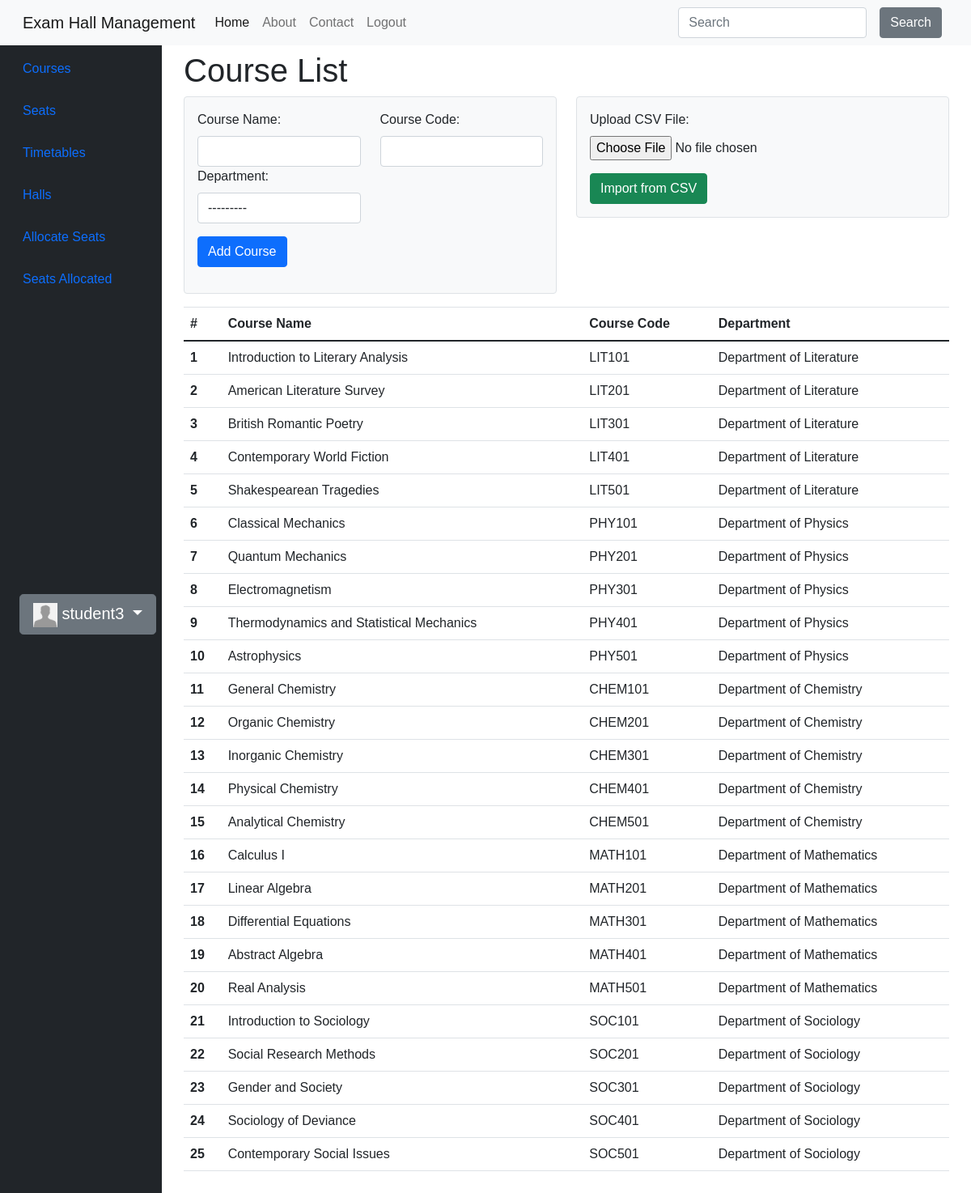
Page /main/courses/ (signed in) on the committed database.
### accounts/models.py (models this page shows, shortened)
class CustomUser(AbstractUser):
    email = models.EmailField(unique=True)
    first_name = models.CharField(max_length=30)
    middle_name = models.CharField(max_length=30, blank=True, null=True)
    last_name = models.CharField(max_length=30)
    date_of_birth = models.DateField(null=True, blank=True)
    user_type = models.CharField(max_length=20, verbose_name="User Type")
    slug = models.SlugField(unique=True, blank=True, null=True)
    objects = CustomUserManager()

class Profile(models.Model):
    user = models.OneToOneField(CustomUser, on_delete=models.CASCADE)
    avatar = models.ImageField(
        default='avatar.jpg', # default avatar
        upload_to='profile_avatars' # dir to store the image
    )

### main/models.py (models this page shows, shortened)
class Course(models.Model):
    name = models.CharField(max_length=100)
    code = models.CharField(max_length=8)
    department = models.ForeignKey(Department, on_delete=models.CASCADE)

class Department(models.Model):
    name = models.CharField(max_length=50)
    faculty = models.ForeignKey(Faculty, on_delete=models.CASCADE)
    def __str__(self):
        return f"Department of {self.name}"

### main/views.py (the view, shortened to what this page needs)
# urls.py: path('courses/', CourseCreateView.as_view(), name='courses'),
class CourseCreateView(View):
    template_name = 'main/courses.html'
    def get(self, request, *args, **kwargs):
        courses = Course.objects.all()
        form = CourseForm()
        return render(request, self.template_name, {'courses': courses, 'form': form})

### main/forms.py
class CourseForm(forms.ModelForm):
    class Meta:
        model = Course
        fields = ['name', 'code', 'department']

### main/templates/main/courses.html (shortened to what this page needs)
{% extends 'main/base.html' %}
{% load widget_tweaks %}
{% block content %}
    <h1>Course List</h1>
    <div class="row mb-3">
        <div class="col-md-6">
            <div class="form-container bg-light p-3 rounded border">
                <form method="post" enctype="multipart/form-data">
                    <div class="form-group row">
                        <div class="col-md-6">
                            <label for="{{ form.name.id_for_label }}">Course Name:</label>
                            {{ form.name|add_class:"form-control" }}
                        </div>
                        <div class="col-md-6">
                            <label for="{{ form.code.id_for_label }}">Course Code:</label>
                            {{ form.code|add_class:"form-control" }}
                        </div>
                        <div class="col-md-6">
                            <label for="{{ form.department.id_for_label }}">Department:</label>
                            {{ form.department|add_class:"form-control" }}
                        </div>
                        <div class="col-md-12 mt-3">
                            <button type="submit" class="btn btn-primary">Add Course</button>
                        </div>
                    </div>
                </form>
            </div>
        </div>
        <div class="col-md-6">
            <div class="form-container bg-light p-3 rounded border">
                <form method="post" enctype="multipart/form-data">
                    <div class="form-group">
                        <label for="csv_file">Upload CSV File:</label>
                        <input class="form-control-file" type="file" name="csv_file" required>
                    </div>
                    <div class="mt-3">
                        <button type="submit" class="btn btn-success">Import from CSV</button>
                    </div>
                </form>
            </div>
        </div>
    </div>
    <table class="table">
        <thead>
            <tr>
                <th scope="col">#</th>
                <th scope="col">Course Name</th>
                <th scope="col">Course Code</th>
                <th scope="col">Department</th>
            </tr>
        </thead>
        <tbody>
            {% for course in courses %}
                <tr>
                    <th scope="row">{{ forloop.counter }}</th>
                    <td>{{ course.name }}</td>
                    <td>{{ course.code }}</td>
                    <td>{{ course.department }}</td>
                </tr>
            {% endfor %}
        </tbody>
    </table>
{% endblock %}

### main/templates/main/base.html (shortened to what this page needs)
<!DOCTYPE html>
<html lang="en">
<head>
    <link rel="stylesheet" href="https://stackpath.bootstrapcdn.com/bootstrap/4.5.2/css/bootstrap.min.css">
    <link href="https://cdn.jsdelivr.net/npm/bootstrap@5.0.2/dist/css/bootstrap.min.css" rel="stylesheet">
    <link rel="stylesheet" href="https://cdnjs.cloudflare.com/ajax/libs/font-awesome/5.15.1/css/all.min.css">
    <link href="https://cdn.jsdelivr.net/npm/bootstrap@5.0.2/dist/css/bootstrap.min.css" rel="stylesheet">
</head>
<body>
    <nav class="navbar navbar-expand-lg navbar-light bg-light fixed-top">
        <div class="container-fluid">
            <a class="navbar-brand" href="{% url 'index' %}">Exam Hall Management</a>
            <div class="collapse navbar-collapse" id="navbarColor04">
                <ul class="navbar-nav me-auto">
                    <li class="nav-item">
                        <a class="nav-link active" href="{% url 'index' %}">Home</a>
                    </li>
                    <li class="nav-item">
                        <a class="nav-link" href="{% url 'about' %}">About</a>
                    </li>
                    <li class="nav-item">
                        <a class="nav-link" href="{% url 'contact' %}">Contact</a>
                    </li>
                    {% if user.is_authenticated %}
                    <li class="nav-item">
                        <a class="nav-link" href="{% url 'accounts:logout' %}">Logout</a>
                    </li>
                    {% endif %}
                </ul>
                <form class="d-flex">
                    <input class="form-control me-sm-2" type="search" placeholder="Search">
                    <button class="btn btn-secondary mx-2 my-2 my-sm-0" type="submit">Search</button>
                </form>
            </div>
        </div>
    </nav>
    <div class="container-fluid">
        <div class="row flex-nowrap">
            <div class="col-auto col-md-3 col-xl-2 px-sm-2 px-0 bg-dark" #sidebar>
                <div class="d-flex flex-column align-items-center align-items-sm-start px-3 pt-2 text-white min-vh-100">
                    <ul class="nav nav-pills flex-column mb-sm-auto mb-0 align-items-center align-items-sm-start mt-5" id="menu">
                        <li>
                            <a href="{% url 'main:courses' %}" class="nav-link px-0 align-middle">
                             <span class="ms-1 d-none d-sm-inline">Courses</span></a>
                        </li>
                        <li>
                            <a href="{% url 'main:seats' %}" class="nav-link px-0 align-middle">
                             <span class="ms-1 d-none d-sm-inline">Seats</span></a>
                        </li>
                        <li>
                            <a href="{% url 'main:timetables' %}" class="nav-link px-0 align-middle">
                             <span class="ms-1 d-none d-sm-inline">Timetables</span></a>
                        </li>
                        <li>
                            <a href="{% url 'main:halls' %}" class="nav-link px-0 align-middle">
                             <span class="ms-1 d-none d-sm-inline">Halls</span></a>
                        </li>
                        <li>
                            <a href="{% url 'main:allocate' %}" class="nav-link px-0 align-middle">
                                 <span class="ms-1 d-none d-sm-inline">Allocate Seats</span>
                            </a>
                        </li>
                        <li>
                            <a href="{% url 'main:allocated_seats' %}" class="nav-link px-0 align-middle">
                                 <span class="ms-1 d-none d-sm-inline">Seats Allocated</span>
                            </a>
                        </li>
                    </ul>
                    <div class="dropdown">
                        <div class="btn btn-lg btn-secondary dropdown-toggle my-3"
                        type="button" id="dropdownMenuButton1" data-bs-toggle="dropdown" aria-expanded="false">
                            <img src="{{ user.profile.avatar.url }}" width="30" height="30">
                            {{ user.username }}
                        </div>
                    </div>
                </div>
            </div>
            <div class="col my-5">
                <div id="content">
                    {% block content %}{% endblock %}
                </div>
            </div>
        </div>
    </div>
</body>
</html>

### rows in the picture
CustomUser: profile.avatar (placeholder picture), username "student3"
Course: name "Introduction to Literary Analysis", code "LIT101", department "Department of Literature"
Course: name "American Literature Survey", code "LIT201", department "Department of Literature"
Course: name "British Romantic Poetry", code "LIT301", department "Department of Literature"
Course: name "Contemporary World Fiction", code "LIT401", department "Department of Literature"
Course: name "Shakespearean Tragedies", code "LIT501", department "Department of Literature"
Course: name "Classical Mechanics", code "PHY101", department "Department of Physics"
Course: name "Quantum Mechanics", code "PHY201", department "Department of Physics"
Course: name "Electromagnetism", code "PHY301", department "Department of Physics"
Course: name "Thermodynamics and Statistical Mechanics", code "PHY401", department "Department of Physics"
Course: name "Astrophysics", code "PHY501", department "Department of Physics"
Course: name "General Chemistry", code "CHEM101", department "Department of Chemistry"
Course: name "Organic Chemistry", code "CHEM201", department "Department of Chemistry"
Course: name "Inorganic Chemistry", code "CHEM301", department "Department of Chemistry"
Course: name "Physical Chemistry", code "CHEM401", department "Department of Chemistry"
Course: name "Analytical Chemistry", code "CHEM501", department "Department of Chemistry"
Course: name "Calculus I", code "MATH101", department "Department of Mathematics"
Course: name "Linear Algebra", code "MATH201", department "Department of Mathematics"
Course: name "Differential Equations", code "MATH301", department "Department of Mathematics"
Course: name "Abstract Algebra", code "MATH401", department "Department of Mathematics"
Course: name "Real Analysis", code "MATH501", department "Department of Mathematics"
Course: name "Introduction to Sociology", code "SOC101", department "Department of Sociology"
Course: name "Social Research Methods", code "SOC201", department "Department of Sociology"
Course: name "Gender and Society", code "SOC301", department "Department of Sociology"
Course: name "Sociology of Deviance", code "SOC401", department "Department of Sociology"
Course: name "Contemporary Social Issues", code "SOC501", department "Department of Sociology"
